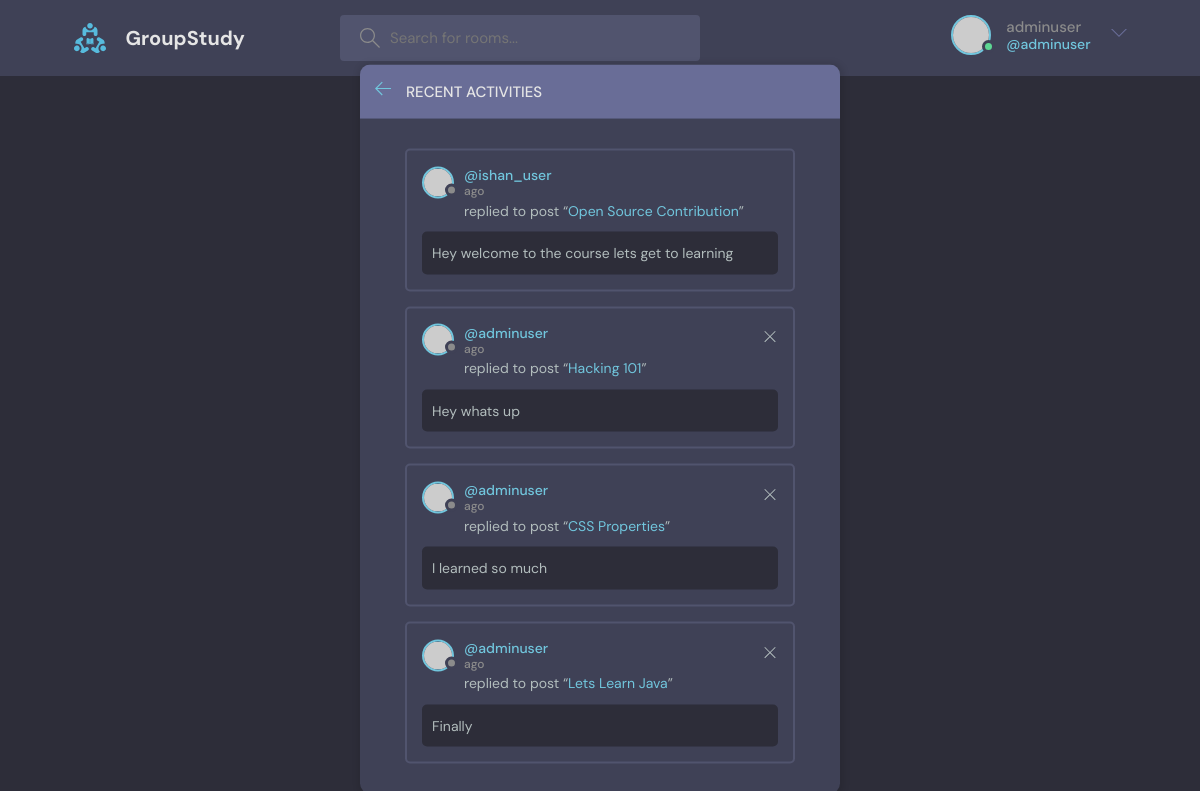
Screenshot of /activity/ (signed in) with the database file from the repository.
### base/models.py (models this page shows, shortened)
class Message(models.Model):
    room = models.ForeignKey(Room,on_delete=models.CASCADE)
    user = models.ForeignKey(User,on_delete=models.CASCADE)
    body = models.TextField()
    updated = models.DateTimeField(auto_now=True)
    created = models.DateTimeField(auto_now_add=True)
    class Meta:
        ordering = ['-updated','-created']

class Room(models.Model):
    host = models.ForeignKey(User,on_delete=models.SET_NULL,null=True)
    subject = models.ForeignKey(Subject,on_delete=models.SET_NULL,null=True)
    name = models.CharField(max_length=200)
    desc = models.TextField(null=True,blank=True)
    participants = models.ManyToManyField(User,related_name='participants',blank=True)
    updated = models.DateTimeField(auto_now=True)
    created = models.DateTimeField(auto_now_add=True)
    class Meta:
        ordering = ['-updated','-created']

### base/views.py (the view)
# urls.py: path('activity/',views.activity)
def activity(request):
    comments = Message.objects.all()
    context = {"comments" : comments}
    return render(request,'base/activity.html',context)

### base/templates/base/activity.html
{%extends 'main.html'%}
{%block content%}
<main class="layout">
      <div class="container">
        <div class="layout__box">
          <div class="layout__boxHeader">
            <div class="layout__boxTitle">
              <a href="/">
                <svg version="1.1" xmlns="http://www.w3.org/2000/svg" width="32" height="32" viewBox="0 0 32 32">
                  <title>arrow-left</title>
                  <path
                    d="M13.723 2.286l-13.723 13.714 13.719 13.714 1.616-1.611-10.96-10.96h27.625v-2.286h-27.625l10.965-10.965-1.616-1.607z"
                  ></path>
                </svg>
              </a>
              <h3>Recent Activities</h3>
            </div>
          </div>
          <div class="activities-page layout__body">
            {%for comment in comments%}
            <div class="activities__box">
              <div class="activities__boxHeader roomListRoom__header">
                <a href="/profile/{{comment.user.id}}" class="roomListRoom__author">
                  <div class="avatar avatar--small">
                    <img src="https://randomuser.me/api/portraits/women/11.jpg" />
                  </div>
                  <p>
                    @{{comment.user.username}}
                    <span>{{cooment.created|timesince}}  ago</span>
                  </p>
                </a>
                <div class="roomListRoom__actions">
                  {%if request.user == comment.user%}
                  <a href="/delete-message/{{comment.id}}">
                    <svg version="1.1" xmlns="http://www.w3.org/2000/svg" width="32" height="32" viewBox="0 0 32 32">
                      <title>remove</title>
                      <path
                        d="M27.314 6.019l-1.333-1.333-9.98 9.981-9.981-9.981-1.333 1.333 9.981 9.981-9.981 9.98 1.333 1.333 9.981-9.98 9.98 9.98 1.333-1.333-9.98-9.98 9.98-9.981z"
                      ></path>
                    </svg>
                  </a>
                  {%endif%}
                </div>
              </div>
              <div class="activities__boxContent">
                <p>replied to post “<a href="/pages/{{comment.room.id}}">{{comment.room.name}}</a>”</p>
                <div class="activities__boxRoomContent">
                  {{comment.body}}
                </div>
              </div>
            </div>
            {%endfor%}
          </div>
        </div>
      </div>
    </main>
{%endblock content%}

### templates/navbar.html (shortened to what this page needs)
<header class="header header--loggedIn">
    <div class="container">
      <a href="/" class="header__logo">
        <img src="../static/images/logo.svg" />
        <h1>GroupStudy</h1>
      </a>
      <form class="header__search" method="get" action="/">
        <label>
          <input name="q" placeholder="Search for rooms..." />
        </label>
      </form>
      <nav class="header__menu">
        {%if request.user.is_authenticated%}
        <div class="header__user">
          <a href="/profile/{{request.user.id}}">
            <div class="avatar avatar--medium active">
              <img src="https://randomuser.me/api/portraits/men/37.jpg" />
            </div>
            <p>{{request.user.username}}<span>@{{request.user.username}}</span></p>
          </a>
          <button class="dropdown-button">
            <svg version="1.1" xmlns="http://www.w3.org/2000/svg" width="32" height="32" viewBox="0 0 32 32">
              <title>chevron-down</title>
              <path d="M16 21l-13-13h-3l16 16 16-16h-3l-13 13z"></path>
            </svg>
          </button>
        </div>
        {%else%}
            <a href="/login">
                <img src="../static/images/avatar.svg" />
                <p>Login</p>
            </a>
        {%endif%}
      </nav>
    </div>
  </header>

### rows the page displays
Message: user.username "ishan_user", room.name "Open Source Contribution", body "Hey welcome to the course lets get to learning"
Message: user.username "adminuser", room.name "Hacking 101", body "Hey whats up"
Message: user.username "adminuser", room.name "CSS Properties", body "I learned so much"
Message: user.username "adminuser", room.name "Lets Learn Java", body "Finally"

### other values shown
{{ request.user.username }} "adminuser"
